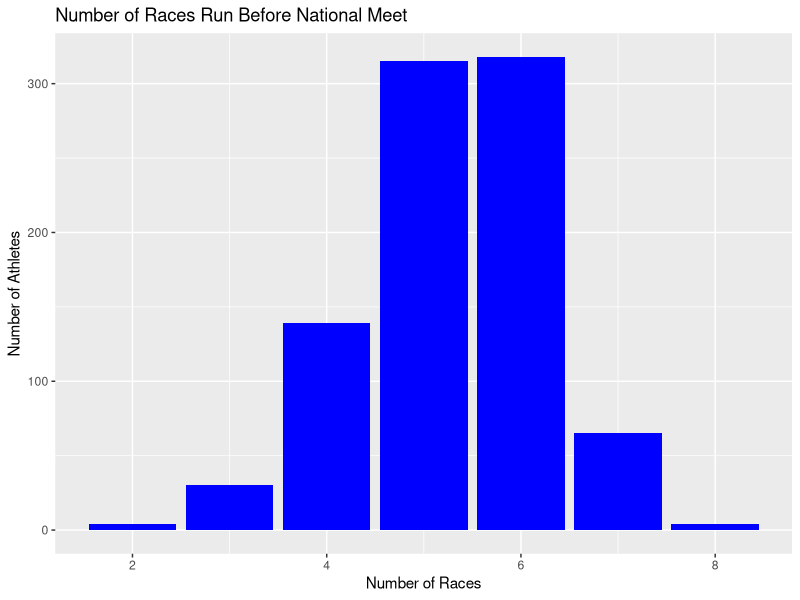
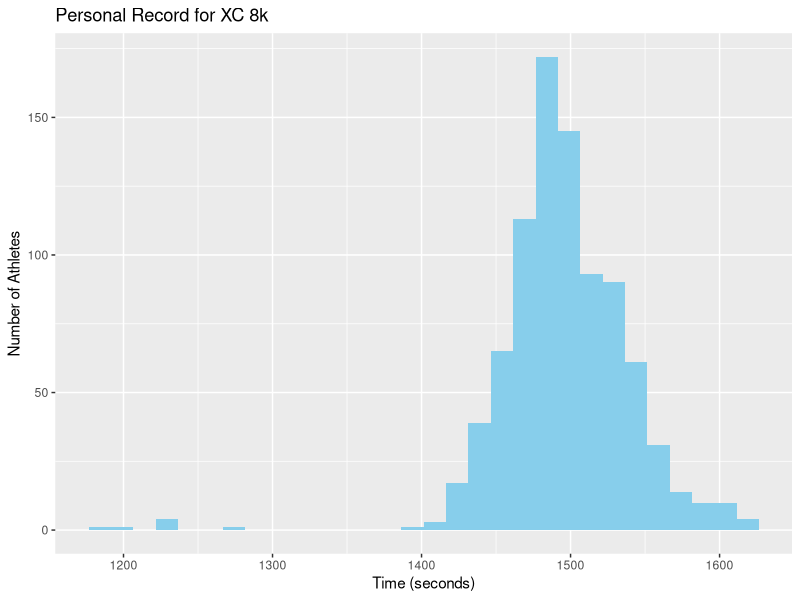
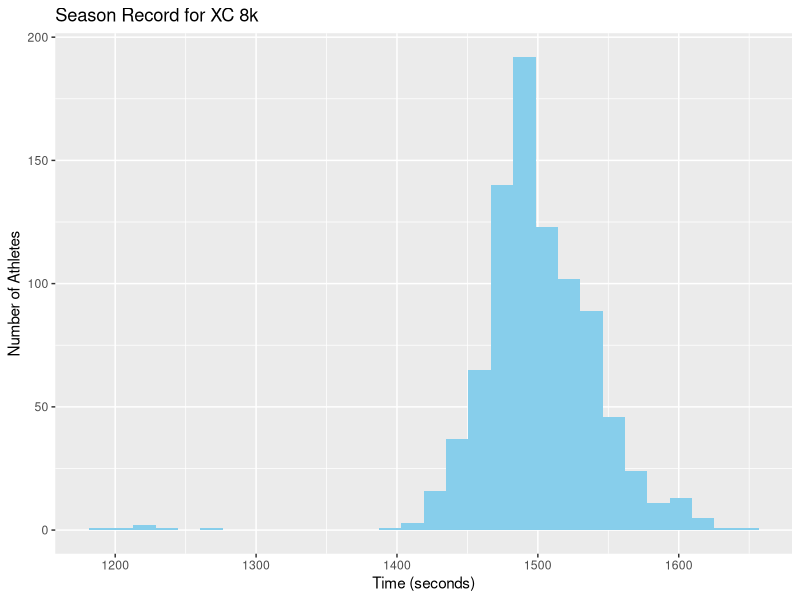
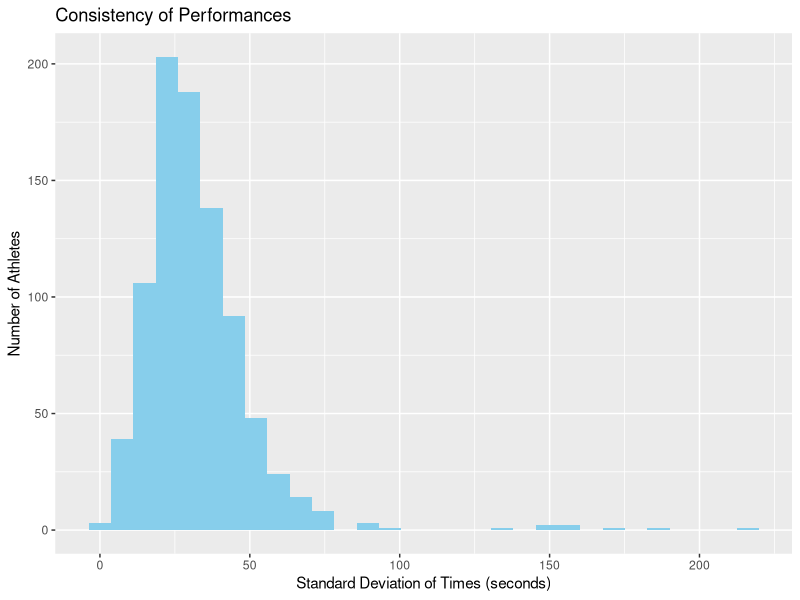
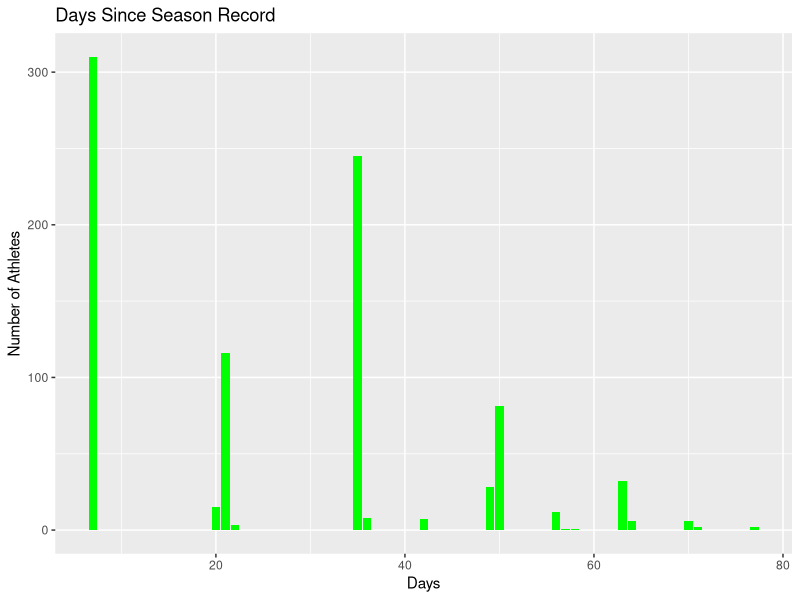
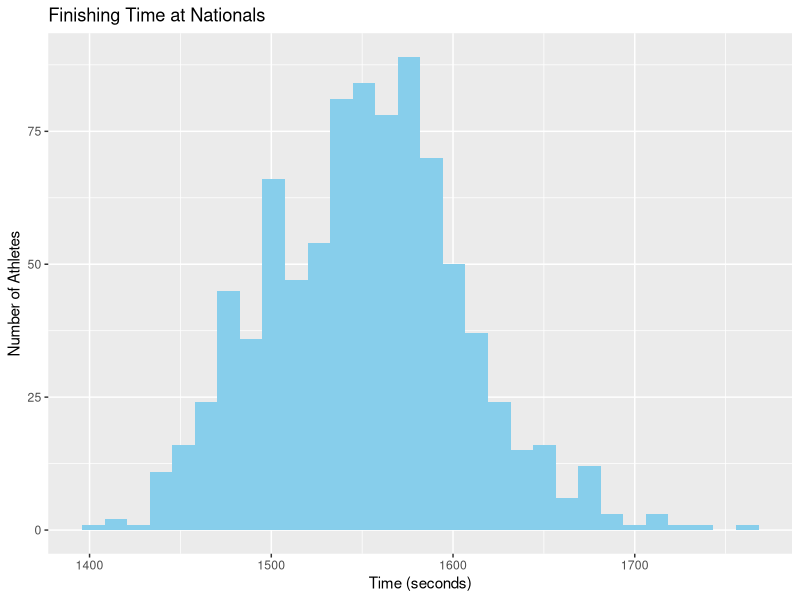
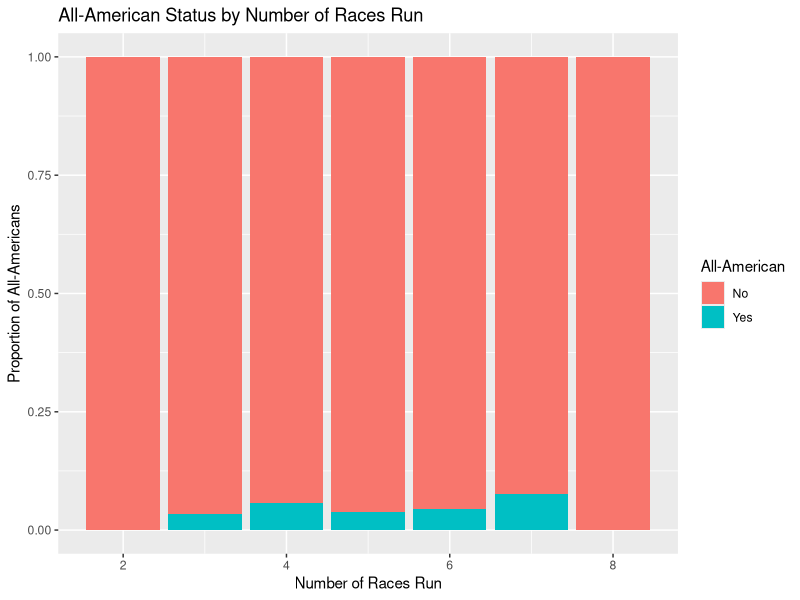
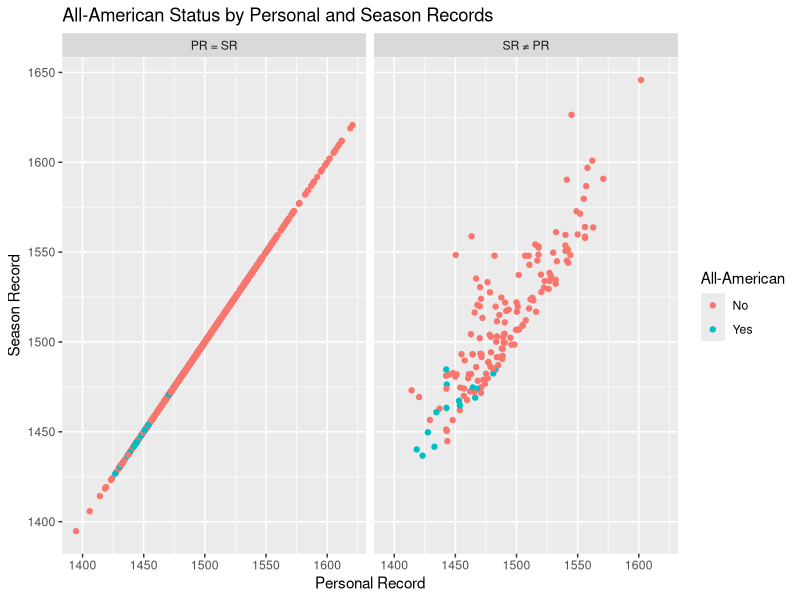

The R script that drew these images, in order: (Note: this script raises an error after producing the figures.)
# EDA and Data Cleaning

# Data and Libraries
athlete_data <- read.csv("./data/athletes.csv")
race_data <- read.csv("./data/2021_23_races.csv")
library(tidyverse)


# Single-variable visualizations

# Number of Races Run
ggplot(athlete_data, aes(Number.of.Races.Run)) +
  geom_bar(fill="blue") + 
  labs(title="Number of Races Run Before National Meet", x="Number of Races", y="Number of Athletes")

# Personal Record
ggplot(athlete_data, aes(Personal.Record)) + 
  geom_histogram(fill="skyblue") +
  labs(title="Personal Record for XC 8k", x="Time (seconds)", y="Number of Athletes")

# Season Record
ggplot(athlete_data, aes(Season.Record)) + 
  geom_histogram(fill="skyblue") +
  labs(title="Season Record for XC 8k", x="Time (seconds)", y="Number of Athletes")

# Consistency
ggplot(athlete_data, aes(Consistency)) + 
  geom_histogram(fill="skyblue") +
  labs(title="Consistency of Performances", x="Standard Deviation of Times (seconds)", y="Number of Athletes")

# Days Since Season Record
ggplot(athlete_data, aes(Days.since.Season.PR)) + 
  geom_bar(fill="green") +
  labs(title="Days Since Season Record", x="Days", y="Number of Athletes")

# Time at Nationals
ggplot(race_data, aes(time)) + 
  geom_histogram(fill="skyblue") +
  labs(title="Finishing Time at Nationals", x="Time (seconds)", y="Number of Athletes")



# Multiple Variables

# Comparing Variables to All-American Status
# Number of Races Run
ggplot(athlete_data, aes(x=Number.of.Races.Run, fill=as.factor(All.American))) +
  geom_bar(position="fill") + 
  scale_fill_discrete(name = "All-American",
                      labels = c("No", "Yes")) +
  labs(title="All-American Status by Number of Races Run",
       x = "Number of Races Run",
       y = "Proportion of All-Americans")

# Personal Record and Season Record
athlete_data %>%
  filter(Personal.Record > 1350) %>%
  mutate(PR_SR = ifelse(Season.Record == Personal.Record,
                        "PR = SR",
                        "SR ≠ PR")) %>%
  ggplot(aes(x = Personal.Record, y = Season.Record, color = as.factor(All.American))) +
  geom_point() +
  scale_color_discrete(name="All-American", labels = c("0"="No", "1"="Yes")) +
  facet_wrap(~PR_SR) +
  labs(
    title = "All-American Status by Personal and Season Records",
    x = "Personal Record",
    y = "Season Record"
  )

# Consistency
ggplot(athlete_data, aes(x = Consistency, fill = as.factor(All.American))) +
  geom_density(alpha = 0.4) +
  scale_fill_manual(values = c("0" = "red", "1" = "blue"),
                    name = "All-American",
                    labels = c("No", "Yes")) +
  coord_cartesian(xlim = c(0, 150)) +
  labs(
    title = "Density of Consistency for All-Americans vs Non-All-Americans",
    x = "Consistency (Std Dev)",
    y = "Density"
  )

# Consistency compared with Season Record
ggplot(athlete_data, aes(x=Season.Record, y=Consistency)) +
  geom_density_2d_filled() +
  coord_cartesian(ylim = c(0,75), xlim = c(1400,1600)) +
  theme_minimal() +
  scale_fill_viridis_d(option = "inferno", name="Density") +
  labs(title = "Season Record Compared to Consistency",
       x = "Season Record", y="Consistency")

# Personal Record, Days Since Season PR, Consistency, and Races Run
athlete_data %>%
  filter(Personal.Record >= 1350) %>%
  filter(Consistency <= 120) %>%
  ggplot(aes(x = Days.since.Season.PR, 
             y = Consistency, 
             size = Personal.Record, 
             color = Number.of.Races.Run)) +
  geom_point(alpha = 0.6) +
  facet_wrap(~All.American, ncol = 1, labeller = labeller(All.American = c("0" = "Non All-American", "1" = "All-American"))) +
  scale_size_continuous(range = c(1, 10), name="Personal Record") +
  scale_color_viridis_c(option = "plasma", name = "Races Run") +
  labs(title = "Performance Bubble Plot",
       y = "Consistency",
       x = "Days Since Season PR") +
  theme_minimal(base_size = 12)

# Data Cleaning
cleaned_athlete_data <- athlete_data %>%
  filter(Personal.Record >= 1350 & Season.Record >= 1350) %>%
  left_join(race_data, by = c("Athlete.ID" = "athlete_id", "Year" = "year")) %>%
  select(Athlete.ID, Year, Athlete.Nam)

write.csv(cleaned_athlete_data, ".\\data\\cleaned_athlete_data.csv")